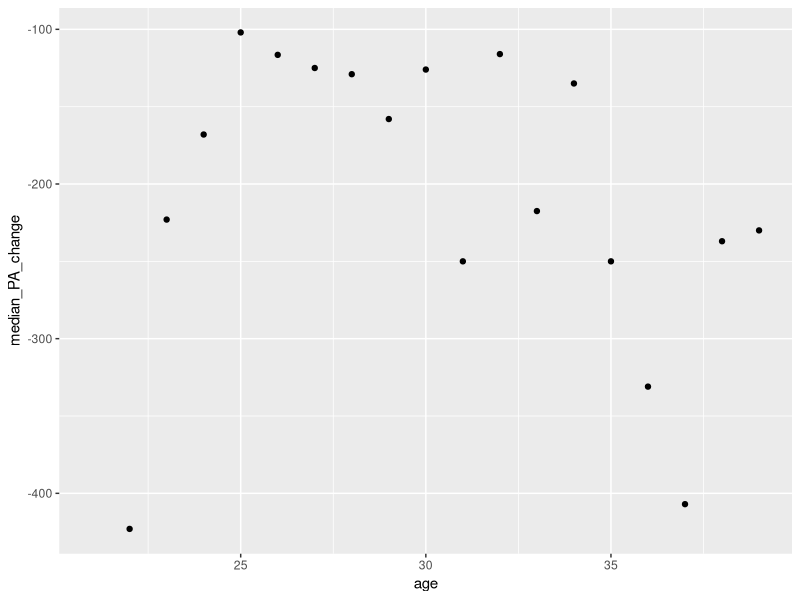
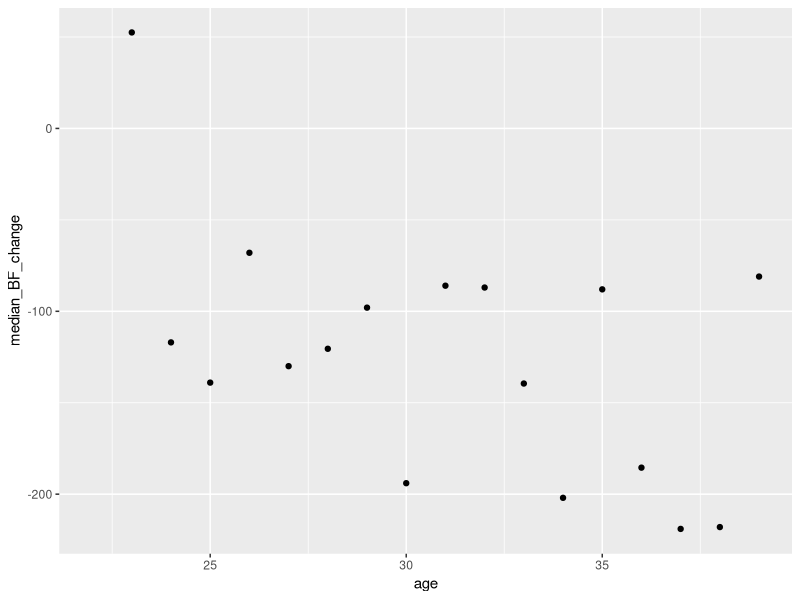

Source code (R) for these figures, in order:
## ---- chunk 1
library(tidyverse)

batter_age <- read.csv("batter_age.csv")
pitcher_age <- read.csv("pitcher_age.csv")

## ---- chunk 2


pa_change_by_age <- batter_age %>%
  arrange(player_id, game_year) %>%  # Ensure data is ordered correctly
  group_by(player_id) %>%
  mutate(PA_change = PAs - lag(PAs)) %>%  # Compute change in PAs from previous year
  ungroup() %>%
  group_by(age) %>%
  summarize(
    avg_PA_change = mean(PA_change, na.rm = TRUE),  # Average change in PAs per age
    median_PA_change = median(PA_change, na.rm = TRUE),  # Median change per age
    count = n()  # Number of players with PA change at each age
  ) %>%
  filter(count>5) %>%
  arrange(age)  # Sort results by age

bf_change_by_age <- pitcher_age %>%
  arrange(pitcher, game_year) %>%  # Ensure data is ordered correctly
  group_by(pitcher) %>%
  mutate(BF_change = BFs - lag(BFs)) %>%  # Compute change in PAs from previous year
  ungroup() %>%
  group_by(age) %>%
  summarize(
    avg_BF_change = mean(BF_change, na.rm = TRUE),  # Average change in PAs per age
    median_BF_change = median(BF_change, na.rm = TRUE),  # Median change per age
    count = n()  # Number of players with PA change at each age
  ) %>%
  filter(count>5) %>%
  arrange(age)  # Sort results by age



ggplot(data = pa_change_by_age,aes(x=age,y=median_PA_change)) + geom_point()


ggplot(data = bf_change_by_age,aes(x=age,y=median_BF_change)) + geom_point()


